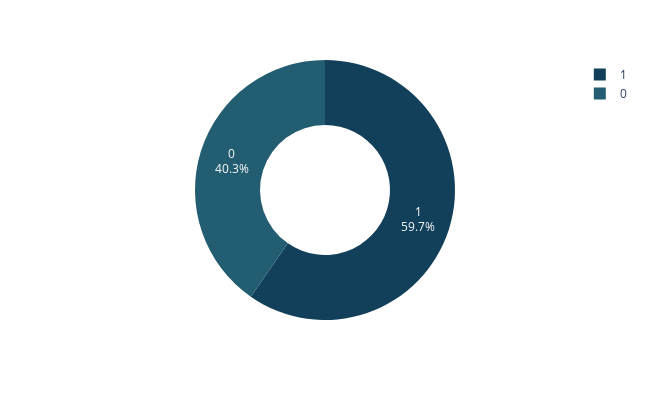

Here is the notebook cell this chart was saved with:
### Code cell
# looking at the reached on time or not column and what are the categories present in it

reached_on_time_y_n = integer_columns['Delayed'].value_counts().reset_index()
reached_on_time_y_n.columns = ['Delayed', 'value_counts']
fig = px.pie(reached_on_time_y_n, names = 'Delayed', values = 'value_counts',
             color_discrete_sequence = px.colors.sequential.Darkmint_r, width = 650, height = 400,
            hole = 0.5)
fig.update_traces(textinfo = 'percent+label')

### Figure 1 — Plotly figure (JSON) as saved in the notebook; plotly's stock layout.template omitted (floating-point values rounded to 4 significant figures)
{"data": [{"domain": {"x": [0, 1], "y": [0, 1]}, "hole": 0.5, "hovertemplate": "Delayed=%{label}<br>value_counts=%{value}<extra></extra>", "labels": [1, 0], "legendgroup": "", "name": "", "showlegend": true, "textinfo": "percent+label", "type": "pie", "values": [6563, 4436]}], "layout": {"height": 400, "legend": {"tracegroupgap": 0}, "margin": {"t": 60}, "piecolorway": ["rgb(18, 63, 90)", "rgb(35, 93, 114)", "rgb(58, 124, 137)", "rgb(85, 156, 158)", "rgb(123, 188, 176)", "rgb(165, 219, 194)", "rgb(210, 251, 212)"], "width": 650}}
